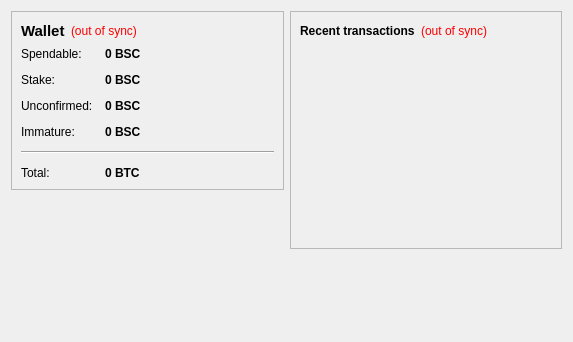
<?xml version="1.0" encoding="UTF-8"?>
<ui version="4.0">
 <class>OverviewPage</class>
 <widget class="QWidget" name="OverviewPage">
  <property name="geometry">
   <rect>
    <x>0</x>
    <y>0</y>
    <width>573</width>
    <height>342</height>
   </rect>
  </property>
  <property name="windowTitle">
   <string>Form</string>
  </property>
  <layout class="QHBoxLayout" name="horizontalLayout" stretch="1,1">
   <item>
    <layout class="QVBoxLayout" name="verticalLayout_2">
     <item>
      <widget class="QFrame" name="frame">
       <property name="frameShape">
        <enum>QFrame::StyledPanel</enum>
       </property>
       <property name="frameShadow">
        <enum>QFrame::Raised</enum>
       </property>
       <layout class="QVBoxLayout" name="verticalLayout_4">
        <item>
         <layout class="QHBoxLayout" name="horizontalLayout_4">
          <item>
           <widget class="QLabel" name="label_5">
            <property name="font">
             <font>
              <pointsize>11</pointsize>
              <weight>75</weight>
              <bold>true</bold>
             </font>
            </property>
            <property name="text">
             <string>Wallet</string>
            </property>
           </widget>
          </item>
          <item>
           <widget class="QLabel" name="labelWalletStatus">
            <property name="toolTip">
             <string>The displayed information may be out of date. Your wallet automatically synchronizes with the BonesCoin network after a connection is established, but this process has not completed yet.</string>
            </property>
            <property name="styleSheet">
             <string notr="true">QLabel { color: red; }</string>
            </property>
            <property name="text">
             <string notr="true">(out of sync)</string>
            </property>
            <property name="alignment">
             <set>Qt::AlignLeading|Qt::AlignLeft|Qt::AlignVCenter</set>
            </property>
           </widget>
          </item>
          <item>
           <spacer name="horizontalSpacer_2">
            <property name="orientation">
             <enum>Qt::Horizontal</enum>
            </property>
            <property name="sizeHint" stdset="0">
             <size>
              <width>40</width>
              <height>20</height>
             </size>
            </property>
           </spacer>
          </item>
         </layout>
        </item>
        <item>
         <layout class="QFormLayout" name="formLayout_2">
          <property name="fieldGrowthPolicy">
           <enum>QFormLayout::AllNonFixedFieldsGrow</enum>
          </property>
          <property name="horizontalSpacing">
           <number>12</number>
          </property>
          <property name="verticalSpacing">
           <number>12</number>
          </property>
          <item row="0" column="0">
           <widget class="QLabel" name="label">
            <property name="text">
             <string>Spendable:</string>
            </property>
           </widget>
          </item>
          <item row="0" column="1">
           <widget class="QLabel" name="labelBalance">
            <property name="font">
             <font>
              <weight>75</weight>
              <bold>true</bold>
             </font>
            </property>
            <property name="cursor">
             <cursorShape>IBeamCursor</cursorShape>
            </property>
            <property name="toolTip">
             <string>Your current spendable balance</string>
            </property>
            <property name="text">
             <string notr="true">0 BSC</string>
            </property>
            <property name="textInteractionFlags">
             <set>Qt::LinksAccessibleByMouse|Qt::TextSelectableByKeyboard|Qt::TextSelectableByMouse</set>
            </property>
           </widget>
          </item>
          <item row="1" column="0">
           <widget class="QLabel" name="label_6">
            <property name="text">
             <string>Stake:</string>
            </property>
           </widget>
          </item>
          <item row="1" column="1">
           <widget class="QLabel" name="labelStake">
            <property name="font">
             <font>
              <weight>75</weight>
              <bold>true</bold>
             </font>
            </property>
            <property name="cursor">
             <cursorShape>IBeamCursor</cursorShape>
            </property>
            <property name="toolTip">
             <string>Total of coins that was staked, and do not yet count toward the current balance</string>
            </property>
            <property name="text">
             <string notr="true">0 BSC</string>
            </property>
            <property name="textInteractionFlags">
             <set>Qt::LinksAccessibleByMouse|Qt::TextSelectableByKeyboard|Qt::TextSelectableByMouse</set>
            </property>
           </widget>
          </item>
          <item row="2" column="0">
           <widget class="QLabel" name="label_3">
            <property name="text">
             <string>Unconfirmed:</string>
            </property>
           </widget>
          </item>
          <item row="2" column="1">
           <widget class="QLabel" name="labelUnconfirmed">
            <property name="font">
             <font>
              <weight>75</weight>
              <bold>true</bold>
             </font>
            </property>
            <property name="cursor">
             <cursorShape>IBeamCursor</cursorShape>
            </property>
            <property name="toolTip">
             <string>Total of transactions that have yet to be confirmed, and do not yet count toward the current balance</string>
            </property>
            <property name="text">
             <string notr="true">0 BSC</string>
            </property>
            <property name="textInteractionFlags">
             <set>Qt::LinksAccessibleByMouse|Qt::TextSelectableByKeyboard|Qt::TextSelectableByMouse</set>
            </property>
           </widget>
          </item>
          <item row="3" column="0">
           <widget class="QLabel" name="labelImmatureText">
            <property name="text">
             <string>Immature:</string>
            </property>
           </widget>
          </item>
          <item row="3" column="1">
           <widget class="QLabel" name="labelImmature">
            <property name="font">
             <font>
              <weight>75</weight>
              <bold>true</bold>
             </font>
            </property>
            <property name="toolTip">
             <string>Mined balance that has not yet matured</string>
            </property>
            <property name="text">
             <string notr="true">0 BSC</string>
            </property>
            <property name="textInteractionFlags">
             <set>Qt::LinksAccessibleByMouse|Qt::TextSelectableByKeyboard|Qt::TextSelectableByMouse</set>
            </property>
           </widget>
          </item>
          <item row="4" column="0" colspan="2">
           <widget class="Line" name="line">
            <property name="orientation">
             <enum>Qt::Horizontal</enum>
            </property>
           </widget>
          </item>
          <item row="5" column="0">
           <widget class="QLabel" name="labelTotalText">
            <property name="text">
             <string>Total:</string>
            </property>
           </widget>
          </item>
          <item row="5" column="1">
           <widget class="QLabel" name="labelTotal">
            <property name="font">
             <font>
              <weight>75</weight>
              <bold>true</bold>
             </font>
            </property>
            <property name="cursor">
             <cursorShape>IBeamCursor</cursorShape>
            </property>
            <property name="toolTip">
             <string>Your current total balance</string>
            </property>
            <property name="text">
             <string notr="true">0 BTC</string>
            </property>
            <property name="textInteractionFlags">
             <set>Qt::LinksAccessibleByMouse|Qt::TextSelectableByKeyboard|Qt::TextSelectableByMouse</set>
            </property>
           </widget>
          </item>
         </layout>
        </item>
       </layout>
      </widget>
     </item>
     <item>
      <spacer name="verticalSpacer">
       <property name="orientation">
        <enum>Qt::Vertical</enum>
       </property>
       <property name="sizeHint" stdset="0">
        <size>
         <width>20</width>
         <height>40</height>
        </size>
       </property>
      </spacer>
     </item>
    </layout>
   </item>
   <item>
    <layout class="QVBoxLayout" name="verticalLayout_3">
     <item>
      <widget class="QFrame" name="frame_2">
       <property name="frameShape">
        <enum>QFrame::StyledPanel</enum>
       </property>
       <property name="frameShadow">
        <enum>QFrame::Raised</enum>
       </property>
       <layout class="QVBoxLayout" name="verticalLayout">
        <item>
         <layout class="QHBoxLayout" name="horizontalLayout_2">
          <item>
           <widget class="QLabel" name="label_4">
            <property name="text">
             <string>&lt;b&gt;Recent transactions&lt;/b&gt;</string>
            </property>
           </widget>
          </item>
          <item>
           <widget class="QLabel" name="labelTransactionsStatus">
            <property name="toolTip">
             <string>The displayed information may be out of date. Your wallet automatically synchronizes with the BonesCoin network after a connection is established, but this process has not completed yet.</string>
            </property>
            <property name="styleSheet">
             <string notr="true">QLabel { color: red; }</string>
            </property>
            <property name="text">
             <string notr="true">(out of sync)</string>
            </property>
            <property name="alignment">
             <set>Qt::AlignRight|Qt::AlignTrailing|Qt::AlignVCenter</set>
            </property>
           </widget>
          </item>
          <item>
           <spacer name="horizontalSpacer">
            <property name="orientation">
             <enum>Qt::Horizontal</enum>
            </property>
            <property name="sizeHint" stdset="0">
             <size>
              <width>40</width>
              <height>20</height>
             </size>
            </property>
           </spacer>
          </item>
         </layout>
        </item>
        <item>
         <widget class="QListView" name="listTransactions">
          <property name="styleSheet">
           <string notr="true">QListView { background: transparent; }</string>
          </property>
          <property name="frameShape">
           <enum>QFrame::NoFrame</enum>
          </property>
          <property name="verticalScrollBarPolicy">
           <enum>Qt::ScrollBarAlwaysOff</enum>
          </property>
          <property name="horizontalScrollBarPolicy">
           <enum>Qt::ScrollBarAlwaysOff</enum>
          </property>
          <property name="selectionMode">
           <enum>QAbstractItemView::NoSelection</enum>
          </property>
         </widget>
        </item>
       </layout>
      </widget>
     </item>
     <item>
      <spacer name="verticalSpacer_2">
       <property name="orientation">
        <enum>Qt::Vertical</enum>
       </property>
       <property name="sizeHint" stdset="0">
        <size>
         <width>20</width>
         <height>40</height>
        </size>
       </property>
      </spacer>
     </item>
    </layout>
   </item>
  </layout>
 </widget>
 <resources/>
 <connections/>
</ui>
